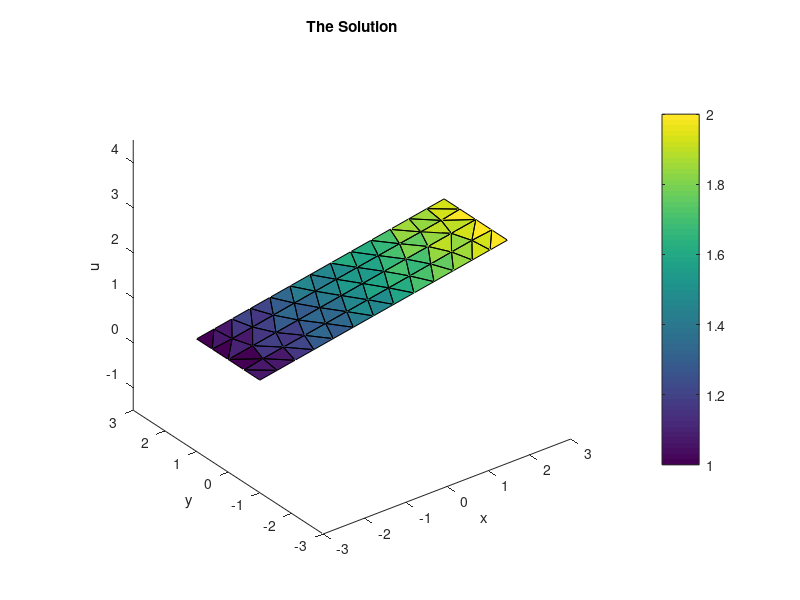

Write MATLAB code to recreate this figure.
clear all;
close all;

load('data.mat');  % Load mesh

Ke = zeros(3,cntT*3);
K  = zeros(cntV,cntV); 
f  = zeros(cntV,1);

for e=1:cntT
  
  % Get triangle indices
  i = T(e,1);  j = T(e,2); k = T(e,3);
  
  % Get triangle coordinates
  xi = X(i); xj = X(j); xk = X(k);
  yi = Y(i); yj = Y(j); yk = Y(k);
  
  % Do cross product to get the area
  V1 = [xj - xi, yj - yi];
  V2 = [xk - xi, yk - yi];
  Ae = 0.5 * (V1(1) * V2(2) - V1(2) * V2(1));
  
  % Compute partial derivatives and assemble Ke
  delNx = [-(yk - yj)/(2*Ae), -(yi - yk)/(2*Ae), -(yj - yi)/(2*Ae)];
  delNy = [(xk - xj)/(2*Ae), (xi - xk)/(2*Ae), (xj - xi)/(2*Ae)];
  Ke( 1:3, (3*(e-1)+1) :(3*e)) =  (delNx' * delNx + delNy' * delNy) * Ae;  
end

for e=1:cntT
  
  % Get global triangle vertex indices
  i = T(e,1);  j = T(e,2); k = T(e,3);
  
  % Column offset of the local element matrix into the Ke array
  coffset = + 3*(e-1);  
  
  % Local order of vertex coordinates is i j and k. 
  % This is how local vertex indices (1,2,3) are mapped to global vertex
  % indices
  gidx = [ i, j,  k];

  for ii = 1:3
      for jj = 1:3
          K(gidx(ii), gidx(jj)) = K(gidx(ii), gidx(jj)) + Ke(ii, jj + coffset);
      end
  end
  
end

% figure(1);
% clf;  
% hold on;  
% spy(K);
% title('Fill pattern of stiffness matrix');
% ylabel('Row index');
% xlabel('Column index');
% hold off;

% figure(2);
% clf;  
% hold on;  
% plot(sort( eig(K) ), 'r-', 'LineWidth', 2);
% title('Eigenvalues of stiffness matrix');
% xlabel('Eigenvalue Index')
% ylabel('Value');
% hold off;
% axis tight;

% Apply boundary conditions
left_edge   = find(X<-2.9);
right_edge  = find(X>2.9);
middle_edge = find(X<.1 & X>-0.1);
a = 1;
b = 2;
%c = 3;
%indices    = [left_edge; middle_edge; right_edge];
indices    = [left_edge; right_edge];
%values     = [ones(size(left_edge))*a ; ones(size(middle_edge))*c ;  ones(size(right_edge))*b];
values     = [ones(size(left_edge))*a;  ones(size(right_edge))*b];


u = zeros(size(X));
F = setdiff( 1:cntV, indices);

for i = 1: length(indices)
  index = indices(i);
  value = values(i);

  f(index) = value;
  for j = 1:cntV
      if ismember(j, indices)
          continue;
      end
      f(j) = f(j) - K(j, index) * value;
  end
  
  K(index, :) = 0;
  K(:, index) = 0;
  K(index, index) = 1;
  
end

% Compute solution
u(indices) = values;
u(F)       = K(F,F) \ f(F);

% Visualize solution
figure(3);
clf;
pX = [X(T(:,1)) X(T(:,2)) X(T(:,3)) ]';
pY = [Y(T(:,1)) Y(T(:,2)) Y(T(:,3)) ]';
pZ = [u(T(:,1)) u(T(:,2)) u(T(:,3)) ]';
patch( pX, pY, pZ, pZ );
hold on;
view(3)
colorbar
shading interp;
title('The Solution');
xlabel('x');
ylabel('y');
zlabel('u');
axis equal;
trisurf(T, X, Y, u);
hold off;